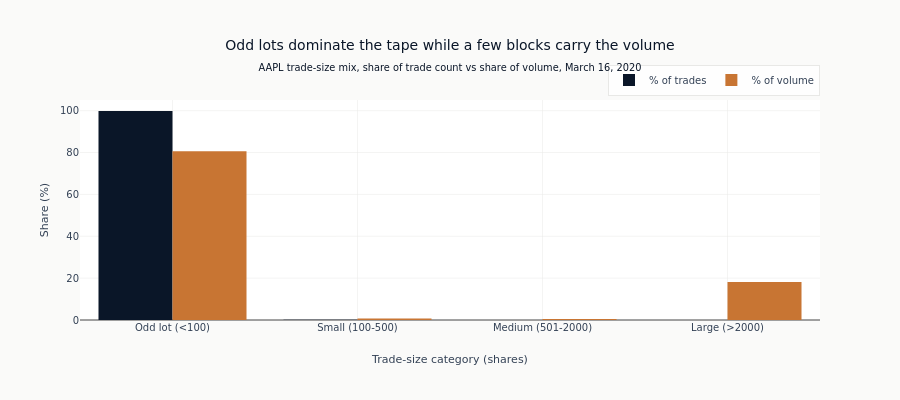

The notebook cell this image was saved under:
### Code cell
# Visualize the disconnect between trade count and volume
fig = go.Figure()

fig.add_trace(
    go.Bar(
        name="% of trades",
        x=order,
        y=[size_categories.filter(pl.col("category") == c)["count_pct"][0] for c in order],
        marker_color=COLORS["blue"],
    )
)

fig.add_trace(
    go.Bar(
        name="% of volume",
        x=order,
        y=[size_categories.filter(pl.col("category") == c)["volume_pct"][0] for c in order],
        marker_color=COLORS["copper"],
    )
)

fig.update_layout(
    title=dict(
        text=f"Odd lots dominate the tape while a few blocks carry the volume"
        f"<br><sub>{SYMBOL} trade-size mix, share of trade count vs share of volume, March 16, 2020</sub>"
    ),
    xaxis_title="Trade-size category (shares)",
    yaxis_title="Share (%)",
    barmode="group",
    height=400,
    legend=dict(orientation="h", yanchor="bottom", y=1.02, xanchor="right", x=1),
)

fig.show()

### Figure 1 — Plotly figure (JSON) as saved in the notebook; plotly's stock layout.template omitted (floating-point values rounded to 4 significant figures)
{"data": [{"marker": {"color": "#0a1628"}, "name": "% of trades", "type": "bar", "x": ["Odd lot (<100)", "Small (100-500)", "Medium (501-2000)", "Large (>2000)"], "y": [99.85, 0.1274, 0.01367, 0.005511]}, {"marker": {"color": "#C87533"}, "name": "% of volume", "type": "bar", "x": ["Odd lot (<100)", "Small (100-500)", "Medium (501-2000)", "Large (>2000)"], "y": [80.67, 0.7123, 0.4225, 18.19]}], "layout": {"barmode": "group", "height": 400, "legend": {"orientation": "h", "x": 1, "xanchor": "right", "y": 1.02, "yanchor": "bottom"}, "title": {"text": "Odd lots dominate the tape while a few blocks carry the volume<br><sub>AAPL trade-size mix, share of trade count vs share of volume, March 16, 2020</sub>"}, "xaxis": {"title": {"text": "Trade-size category (shares)"}}, "yaxis": {"title": {"text": "Share (%)"}}}}
